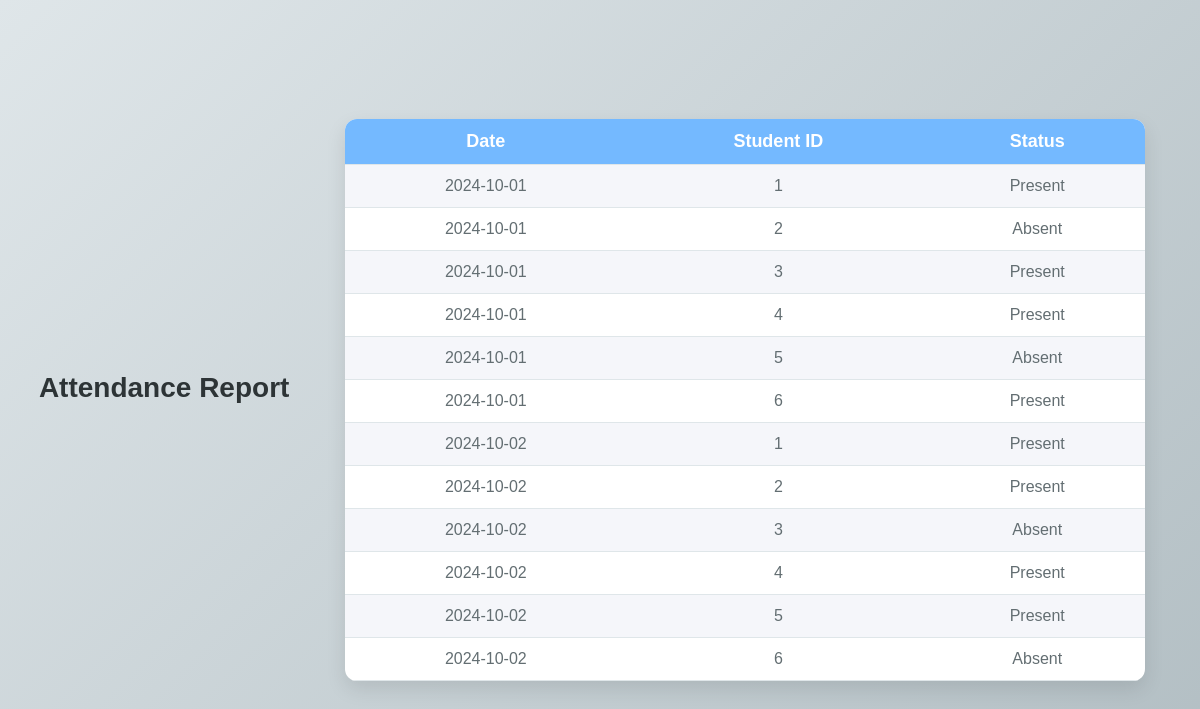
The page /view_report.php (signed in) on the database its author committed.
### tables this page shows
CREATE TABLE attendance (
    attendance_id INT AUTO_INCREMENT PRIMARY KEY,
    student_id INT,
    class_id INT,
    date DATE,
    status ENUM('Present', 'Absent'),
    FOREIGN KEY (student_id) REFERENCES students(student_id)
);

### view_report.php (the view, shortened to what this page needs)
<?php
include 'db.php';
$attendance = $conn->query("SELECT * FROM attendance")->fetchAll();
?>
<!DOCTYPE html>
<html>
<head><title>Attendance Report</title>
<link rel="stylesheet" href="assets/css/view1.css">
</head>
<body>
    <h2>&nbsp;&nbsp;&nbsp;&nbsp;&nbsp;Attendance Report</h2>
    <table>
        <tr><th>Date</th><th>Student ID</th><th>Status</th></tr>
        <?php
        foreach ($attendance as $record) {
            echo "<tr>
                    <td>{$record['date']}</td>
                    <td>{$record['student_id']}</td>
                    <td>{$record['status']}</td>
                  </tr>";
        }
        ?>
    </table>
</body>
</html>

### assets/css/view1.css (style rules this page uses)
* { margin: 0; padding: 0; box-sizing: border-box; font-family: 'Arial', sans-serif; }
body { background: linear-gradient(135deg, #dfe6e9, #b2bec3); color: #2d3436; display: flex; justify-content: center; align-items: center; min-height: 100vh; }
h2 { font-size: 28px; color: #2d3436; text-align: center; margin-bottom: 1.5rem; animation: fadeIn 1s ease-out; }
table { width: 90%; max-width: 800px; margin: 0 auto; border-collapse: collapse; background-color: #ffffff; border-radius: 12px; box-shadow: 0px 8px 20px rgba(0, 0, 0, 0.1); overflow: hidden; }
th, td { padding: 12px 15px; text-align: center; }
th { background-color: #74b9ff; color: #ffffff; font-size: 18px; }
td { font-size: 16px; color: #636e72; }
tr:nth-child(even) { background-color: #f5f6fa; }
tr { border-bottom: 1px solid #dfe6e9; }

### rows shown on the page
attendance: date "2024-10-01", student "1", status "Present"
attendance: date "2024-10-01", student "2", status "Absent"
attendance: date "2024-10-01", student "3", status "Present"
attendance: date "2024-10-01", student "4", status "Present"
attendance: date "2024-10-01", student "5", status "Absent"
attendance: date "2024-10-01", student "6", status "Present"
attendance: date "2024-10-02", student "1", status "Present"
attendance: date "2024-10-02", student "2", status "Present"
attendance: date "2024-10-02", student "3", status "Absent"
attendance: date "2024-10-02", student "4", status "Present"
attendance: date "2024-10-02", student "5", status "Present"
attendance: date "2024-10-02", student "6", status "Absent"
